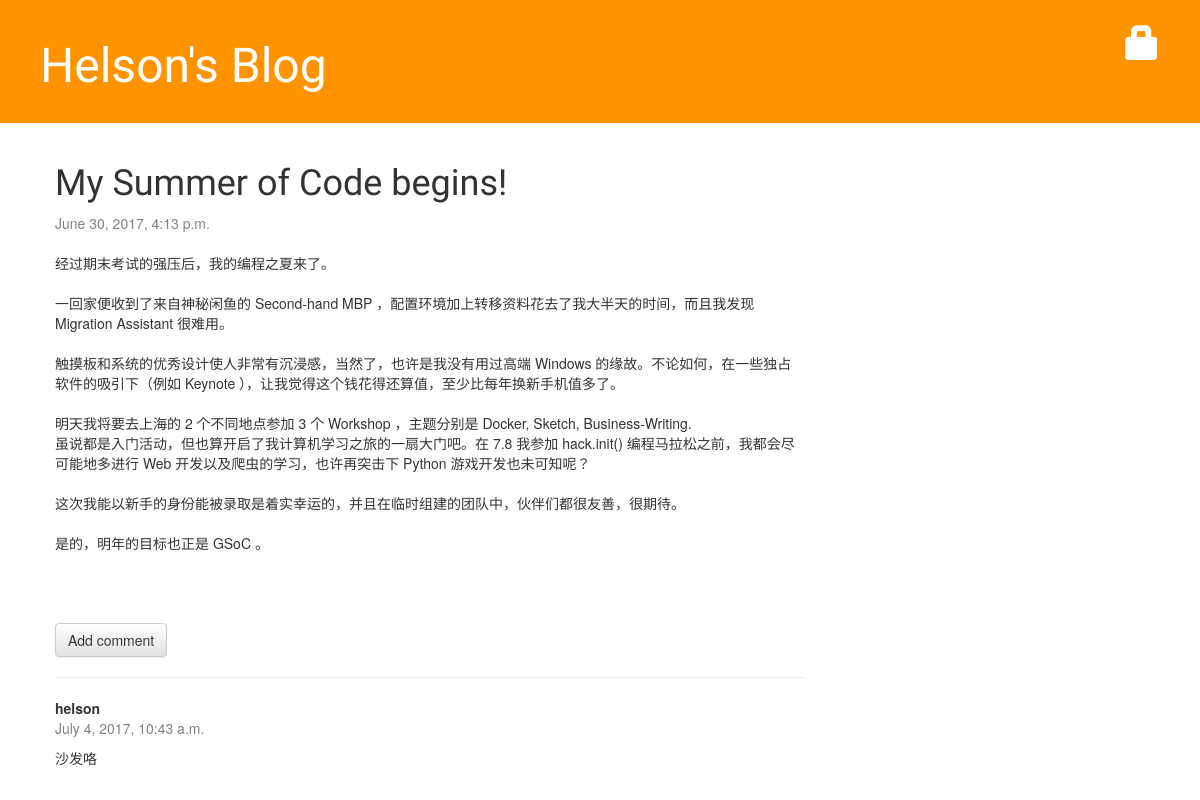
Page /post/4/ on the earlier database version.
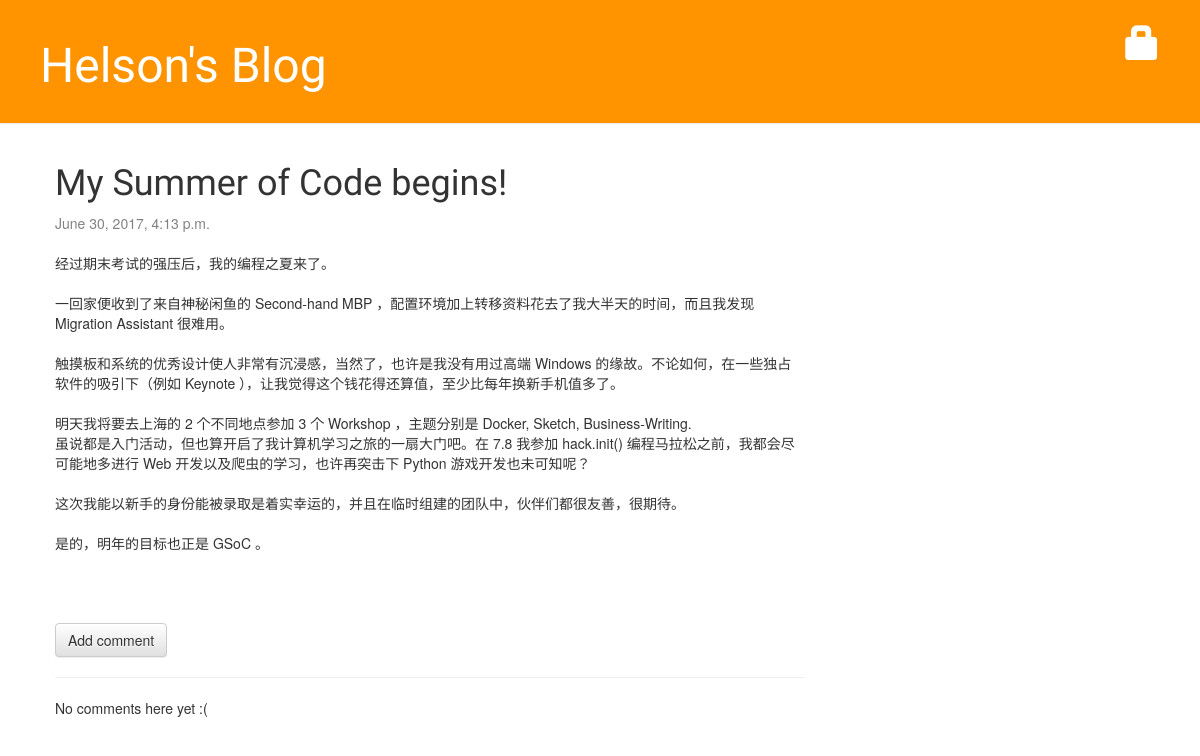
Same page on the later database version.
### blog/models.py (models this page shows, shortened)
class Comment(models.Model):
    post = models.ForeignKey('blog.post', related_name='comments')
    author = models.CharField(max_length=200)
    text = models.TextField()
    created_date = models.DateTimeField(default=timezone.now)
    approved_comment = models.BooleanField(default=False)

### blog/views.py (the view)
# urls.py: url(r'^post/(?P<pk>\d+)/$', views.post_detail, name='post_detail'),
def post_detail(request, pk):
    post = get_object_or_404(Post, pk=pk)
    return render(request, 'blog/post_detail.html', {'post': post})

### blog/templates/blog/post_detail.html (shortened to what this page needs)
<!DOCTYPE html>
{% extends 'blog/base.html' %}
{% block content %}
    <div class="post">
        <h1>{{ post.title }}
        </h1>
        {% if post.published_date %}
            <div class="date">
                {{ post.published_date }}
            </div>
        {% endif %}
        <br>
        <p>{{ post.text|linebreaksbr }}</p>
    </div>
    {% if post.published_date %}
        <a href="{% url 'add_comment_to_post' pk=post.pk %}" class="btn btn-default">Add comment</a>
        <hr>
        {% for comment in post.comments.all %}
            <div class="comment">
                <strong>{{ comment.author }}</strong>
                <div class="date">
                    {{ comment.created_date }}
                </div>
                <p>{{ comment.text|linebreaks }}</p>
            </div>
        {% empty %}
            <p>No comments here yet :(</p>
        {% endfor %}
    {% else %}
        <a class="btn btn-default" href="{% url 'post_publish' pk=post.pk %}">Publish</a>
    {% endif %}
{% endblock %}

Differences in the rows shown:
removed Comment: author "helson", created_date "July 4, 2017, 10:43 a.m.", text "沙发咯"
Other differences:
text now shown: "No comments here yet :("
